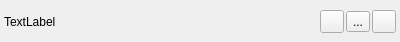
<?xml version="1.0" encoding="UTF-8"?>
<ui version="4.0">
 <class>gams::studio::split::SplitViewWidget</class>
 <widget class="QWidget" name="gams::studio::split::SplitViewWidget">
  <property name="geometry">
   <rect>
    <x>0</x>
    <y>0</y>
    <width>400</width>
    <height>42</height>
   </rect>
  </property>
  <property name="windowTitle">
   <string>Form</string>
  </property>
  <layout class="QVBoxLayout" name="verticalLayout">
   <property name="spacing">
    <number>0</number>
   </property>
   <property name="leftMargin">
    <number>0</number>
   </property>
   <property name="topMargin">
    <number>0</number>
   </property>
   <property name="rightMargin">
    <number>0</number>
   </property>
   <property name="bottomMargin">
    <number>0</number>
   </property>
   <item>
    <widget class="QWidget" name="widget" native="true">
     <property name="sizePolicy">
      <sizepolicy hsizetype="Preferred" vsizetype="Minimum">
       <horstretch>0</horstretch>
       <verstretch>0</verstretch>
      </sizepolicy>
     </property>
     <layout class="QHBoxLayout" name="horizontalLayout">
      <property name="spacing">
       <number>2</number>
      </property>
      <property name="leftMargin">
       <number>4</number>
      </property>
      <property name="topMargin">
       <number>2</number>
      </property>
      <property name="rightMargin">
       <number>4</number>
      </property>
      <property name="bottomMargin">
       <number>0</number>
      </property>
      <item>
       <widget class="QLabel" name="laFile">
        <property name="text">
         <string>TextLabel</string>
        </property>
       </widget>
      </item>
      <item>
       <spacer name="horizontalSpacer">
        <property name="orientation">
         <enum>Qt::Horizontal</enum>
        </property>
        <property name="sizeHint" stdset="0">
         <size>
          <width>40</width>
          <height>20</height>
         </size>
        </property>
       </spacer>
      </item>
      <item>
       <widget class="QToolButton" name="bSwitchOrientation">
        <property name="toolTip">
         <string>split vertical</string>
        </property>
        <property name="text">
         <string/>
        </property>
        <property name="icon">
         <iconset resource="../icons/icons.qrc">
          <normaloff>:/solid/split-h</normaloff>:/solid/split-h</iconset>
        </property>
       </widget>
      </item>
      <item>
       <widget class="QToolButton" name="bSyncScroll">
        <property name="toolTip">
         <string>synchronize scrolling off</string>
        </property>
        <property name="text">
         <string>...</string>
        </property>
        <property name="icon">
         <iconset resource="../icons/icons.qrc">
          <normaloff>:/solid/lock-open</normaloff>:/solid/lock-open</iconset>
        </property>
        <property name="checkable">
         <bool>true</bool>
        </property>
       </widget>
      </item>
      <item>
       <widget class="QToolButton" name="bClose">
        <property name="toolTip">
         <string>close</string>
        </property>
        <property name="text">
         <string/>
        </property>
        <property name="icon">
         <iconset resource="../icons/icons.qrc">
          <normaloff>:/solid/remove</normaloff>:/solid/remove</iconset>
        </property>
       </widget>
      </item>
     </layout>
    </widget>
   </item>
  </layout>
 </widget>
 <resources>
  <include location="../icons/icons.qrc"/>
 </resources>
 <connections/>
</ui>
